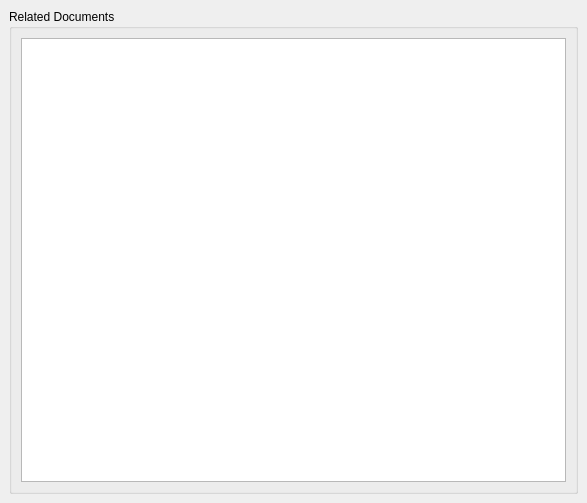
<?xml version="1.0" encoding="UTF-8"?>
<ui version="4.0">
 <class>RelateDocDialog</class>
 <widget class="QDialog" name="RelateDocDialog">
  <property name="geometry">
   <rect>
    <x>0</x>
    <y>0</y>
    <width>587</width>
    <height>503</height>
   </rect>
  </property>
  <property name="windowTitle">
   <string>Data Import</string>
  </property>
  <layout class="QGridLayout">
   <property name="margin">
    <number>9</number>
   </property>
   <property name="spacing">
    <number>6</number>
   </property>
   <item row="4" column="0" colspan="2">
    <widget class="QGroupBox" name="groupBox">
     <property name="title">
      <string>Related Documents</string>
     </property>
     <layout class="QGridLayout">
      <property name="margin">
       <number>9</number>
      </property>
      <property name="spacing">
       <number>6</number>
      </property>
      <item row="1" column="0">
       <widget class="QTableView" name="docsView">
        <property name="editTriggers">
         <set>QAbstractItemView::NoEditTriggers</set>
        </property>
        <property name="alternatingRowColors">
         <bool>true</bool>
        </property>
        <property name="textElideMode">
         <enum>Qt::ElideNone</enum>
        </property>
        <property name="gridStyle">
         <enum>Qt::NoPen</enum>
        </property>
        <property name="sortingEnabled">
         <bool>true</bool>
        </property>
       </widget>
      </item>
     </layout>
    </widget>
   </item>
  </layout>
 </widget>
 <resources/>
 <connections/>
</ui>
